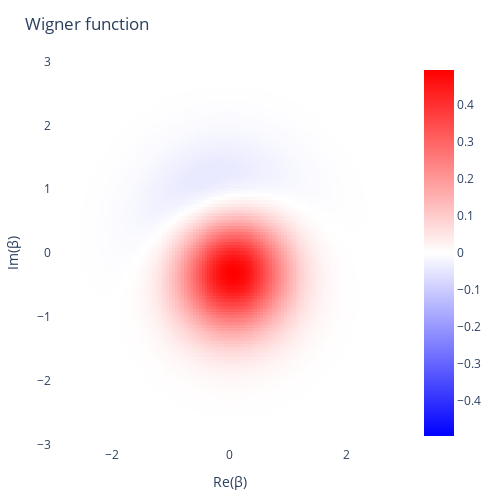

The notebook cell saved with this chart:
### Code cell
ρ = result.states[end-2]
plot_wigner(ρ, -3:0.05:3, -3:0.05:3)
